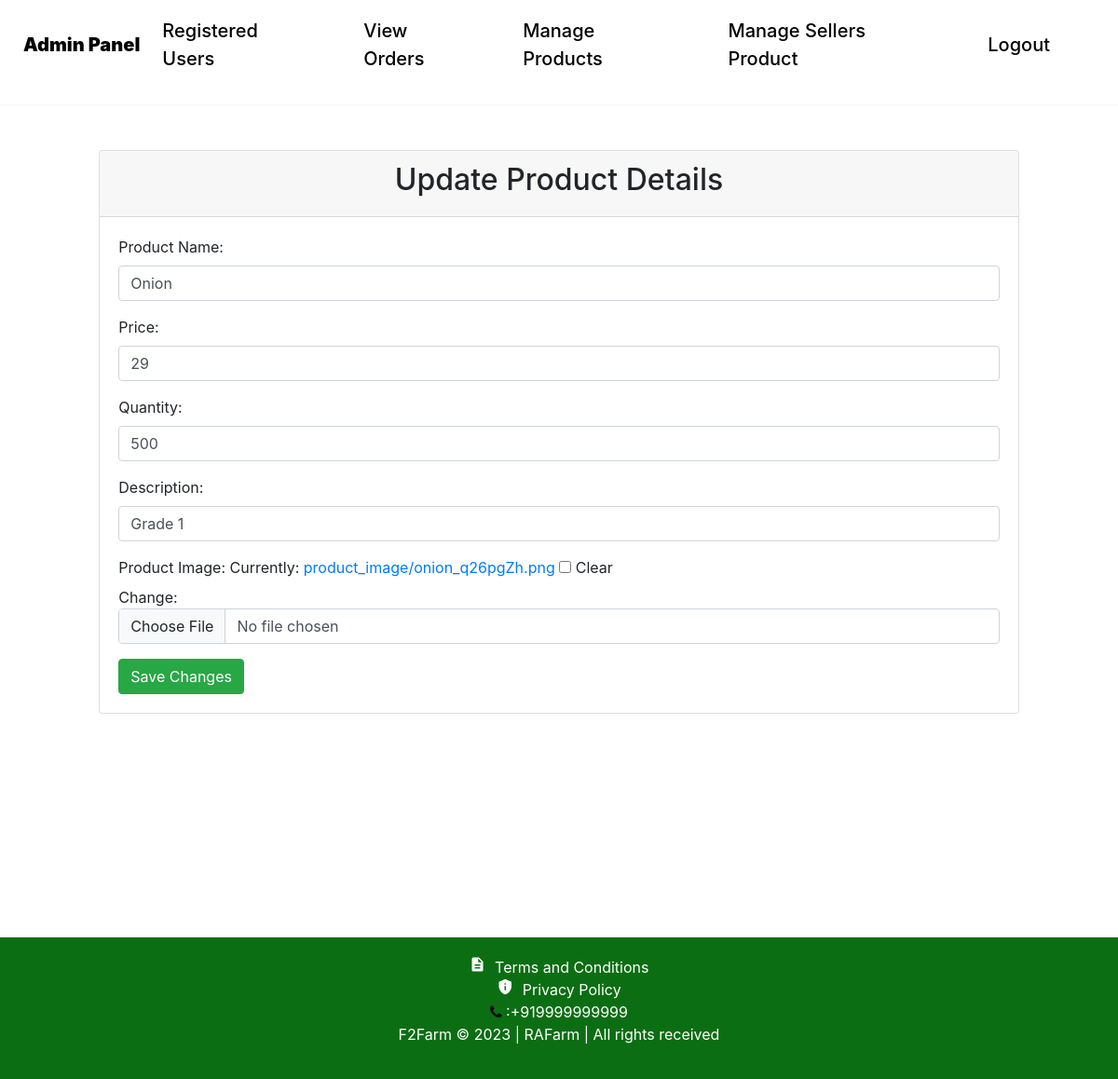
The app's page /update-product/1 (signed in) with its own data.
### F2FarmApp/models.py (models this page shows, shortened)
class Product(models.Model):
    name=models.CharField(max_length=40)
    product_image= models.ImageField(upload_to='product_image/',null=True,blank=True)
    price = models.PositiveIntegerField()
    quantity = models.PositiveIntegerField(default=20)
    description=models.CharField(max_length=40)

### F2FarmApp/views.py (the view)
# urls.py: path('update-product/<int:pk>', views.update_product_view,name='update-product'),
@login_required(login_url='adminlogin')
def update_product_view(request,pk):
    product=models.Product.objects.get(id=pk)
    productForm=forms.ProductForm(instance=product)
    if request.method=='POST':
        productForm=forms.ProductForm(request.POST,request.FILES,instance=product)
        if productForm.is_valid():
            productForm.save()
            return redirect('admin-products')
    return render(request,'ecom/admin_update_product.html',{'productForm':productForm})

### F2FarmApp/forms.py
class ProductForm(forms.ModelForm):
    class Meta:
        model=models.Product
        fields=['name','price','quantity','description','product_image']

### F2FarmApp/templates/ecom/admin_update_product.html (shortened to what this page needs)
{% extends 'ecom/admin_base.html' %}
{% load widget_tweaks %}
{% block content %}
<!DOCTYPE html>
<html lang="en">
<head>
  <link href="https://maxcdn.bootstrapcdn.com/bootstrap/4.1.1/css/bootstrap.min.css" rel="stylesheet">
</head>
<body>
  <div class="container mt-5">
    <div class="row justify-content-center">
      <div class="col-md-11">
        <div class="card">
          <div class="card-header text-center">
            <h2>Update Product Details</h2>
          </div>
          <div class="card-body">
            <form method="post" enctype="multipart/form-data">
              <div class="form-group">
                <label for="{{ productForm.name.id_for_label }}">Product Name:</label>
                {{ productForm.name | add_class:'form-control' }}
              </div>
              <div class="form-group">
                <label for="{{ productForm.price.id_for_label }}">Price:</label>
                {{ productForm.price | add_class:'form-control' }}
              </div>
              <div class="form-group">
                <label for="{{ productForm.quantity.id_for_label }}">Quantity:</label>
                {{ productForm.quantity | add_class:'form-control' }}
              </div>
              <div class="form-group">
                <label for="{{ productForm.description.id_for_label }}">Description:</label>
                {{ productForm.description | add_class:'form-control' }}
              </div>
              <div class="form-group">
                <label for="{{ productForm.product_image.id_for_label }}">Product Image:</label>
                {{ productForm.product_image | add_class:'form-control' }}
              </div>
              <button type="submit" class="btn btn-success">Save Changes</button>
            </form>
          </div>
        </div>
      </div>
    </div>
  </div>
</body>
</html>
{% endblock content %}

### F2FarmApp/templates/ecom/admin_base.html (style rules this page uses)
body { background-color: #FFFFFF; margin: 0; padding: 0; box-sizing: border-box; }
body { margin: 0; padding: 0; }

### records on screen
Product: name "Onion", price "29", quantity "500", description "Grade 1"
